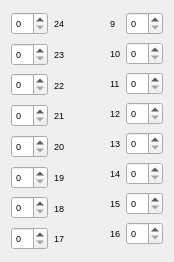
  <widget class="QWidget" name="layoutWidget">
   <property name="geometry">
    <rect>
     <x>360</x>
     <y>410</y>
     <width>164</width>
     <height>262</height>
    </rect>
   </property>
   <property name="font">
    <font>
     <pointsize>7</pointsize>
    </font>
   </property>
   <layout class="QHBoxLayout" name="horizontalLayout_37">
    <item>
     <layout class="QVBoxLayout" name="verticalLayout_9">
      <item>
       <layout class="QHBoxLayout" name="horizontalLayout_2">
        <item>
         <widget class="QSpinBox" name="sp24">
          <property name="font">
           <font>
            <pointsize>7</pointsize>
           </font>
          </property>
         </widget>
        </item>
        <item>
         <widget class="QLabel" name="label_25">
          <property name="font">
           <font>
            <pointsize>7</pointsize>
           </font>
          </property>
          <property name="text">
           <string>24</string>
          </property>
         </widget>
        </item>
       </layout>
      </item>
      <item>
       <layout class="QHBoxLayout" name="horizontalLayout_3">
        <item>
         <widget class="QSpinBox" name="sp23">
          <property name="font">
           <font>
            <pointsize>7</pointsize>
           </font>
          </property>
         </widget>
        </item>
        <item>
         <widget class="QLabel" name="label_26">
          <property name="font">
           <font>
            <pointsize>7</pointsize>
           </font>
          </property>
          <property name="text">
           <string>23</string>
          </property>
         </widget>
        </item>
       </layout>
      </item>
      <item>
       <layout class="QHBoxLayout" name="horizontalLayout_4">
        <item>
         <widget class="QSpinBox" name="sp22">
          <property name="font">
           <font>
            <pointsize>7</pointsize>
           </font>
          </property>
         </widget>
        </item>
        <item>
         <widget class="QLabel" name="label_27">
          <property name="font">
           <font>
            <pointsize>7</pointsize>
           </font>
          </property>
          <property name="text">
           <string>22</string>
          </property>
         </widget>
        </item>
       </layout>
      </item>
      <item>
       <layout class="QHBoxLayout" name="horizontalLayout_5">
        <item>
         <widget class="QSpinBox" name="sp21">
          <property name="font">
           <font>
            <pointsize>7</pointsize>
           </font>
          </property>
         </widget>
        </item>
        <item>
         <widget class="QLabel" name="label_28">
          <property name="font">
           <font>
            <pointsize>7</pointsize>
           </font>
          </property>
          <property name="text">
           <string>21</string>
          </property>
         </widget>
        </item>
       </layout>
      </item>
      <item>
       <layout class="QHBoxLayout" name="horizontalLayout_6">
        <item>
         <widget class="QSpinBox" name="sp20">
          <property name="font">
           <font>
            <pointsize>7</pointsize>
           </font>
          </property>
         </widget>
        </item>
        <item>
         <widget class="QLabel" name="label_29">
          <property name="font">
           <font>
            <pointsize>7</pointsize>
           </font>
          </property>
          <property name="text">
           <string>20</string>
          </property>
         </widget>
        </item>
       </layout>
      </item>
      <item>
       <layout class="QHBoxLayout" name="horizontalLayout_7">
        <item>
         <widget class="QSpinBox" name="sp19">
          <property name="font">
           <font>
            <pointsize>7</pointsize>
           </font>
          </property>
         </widget>
        </item>
        <item>
         <widget class="QLabel" name="label_30">
          <property name="font">
           <font>
            <pointsize>7</pointsize>
           </font>
          </property>
          <property name="text">
           <string>19</string>
          </property>
         </widget>
        </item>
       </layout>
      </item>
      <item>
       <layout class="QHBoxLayout" name="horizontalLayout_8">
        <item>
         <widget class="QSpinBox" name="sp18">
          <property name="font">
           <font>
            <pointsize>7</pointsize>
           </font>
          </property>
         </widget>
        </item>
        <item>
         <widget class="QLabel" name="label_31">
          <property name="font">
           <font>
            <pointsize>7</pointsize>
           </font>
          </property>
          <property name="text">
           <string>18</string>
          </property>
         </widget>
        </item>
       </layout>
      </item>
      <item>
       <layout class="QHBoxLayout" name="horizontalLayout_25">
        <item>
         <widget class="QSpinBox" name="sp17">
          <property name="font">
           <font>
            <pointsize>7</pointsize>
           </font>
          </property>
         </widget>
        </item>
        <item>
         <widget class="QLabel" name="label_32">
          <property name="font">
           <font>
            <pointsize>7</pointsize>
           </font>
          </property>
          <property name="text">
           <string>17</string>
          </property>
         </widget>
        </item>
       </layout>
      </item>
     </layout>
    </item>
    <item>
     <spacer name="horizontalSpacer">
      <property name="font">
       <font>
        <pointsize>7</pointsize>
       </font>
      </property>
      <property name="orientation">
       <enum>Qt::Horizontal</enum>
      </property>
      <property name="sizeType">
       <enum>QSizePolicy::Fixed</enum>
      </property>
      <property name="sizeHint" stdset="0">
       <size>
        <width>40</width>
        <height>20</height>
       </size>
      </property>
     </spacer>
    </item>
    <item>
     <layout class="QVBoxLayout" name="verticalLayout_10">
      <item>
       <layout class="QHBoxLayout" name="horizontalLayout_34">
        <item>
         <widget class="QLabel" name="label_41">
          <property name="font">
           <font>
            <pointsize>7</pointsize>
           </font>
          </property>
          <property name="text">
           <string>9</string>
          </property>
         </widget>
        </item>
        <item>
         <widget class="QSpinBox" name="sp9">
          <property name="font">
           <font>
            <pointsize>7</pointsize>
           </font>
          </property>
         </widget>
        </item>
       </layout>
      </item>
      <item>
       <layout class="QHBoxLayout" name="horizontalLayout_32">
        <item>
         <widget class="QLabel" name="label_39">
          <property name="font">
           <font>
            <pointsize>7</pointsize>
           </font>
          </property>
          <property name="text">
           <string>10</string>
          </property>
         </widget>
        </item>
        <item>
         <widget class="QSpinBox" name="sp10">
          <property name="font">
           <font>
            <pointsize>7</pointsize>
           </font>
          </property>
         </widget>
        </item>
       </layout>
      </item>
      <item>
       <layout class="QHBoxLayout" name="horizontalLayout_31">
        <item>
         <widget class="QLabel" name="label_38">
          <property name="font">
           <font>
            <pointsize>7</pointsize>
           </font>
          </property>
          <property name="text">
           <string>11</string>
          </property>
         </widget>
        </item>
        <item>
         <widget class="QSpinBox" name="sp11">
          <property name="font">
           <font>
            <pointsize>7</pointsize>
           </font>
          </property>
         </widget>
        </item>
       </layout>
      </item>
      <item>
       <layout class="QHBoxLayout" name="horizontalLayout_30">
        <item>
         <widget class="QLabel" name="label_37">
          <property name="font">
           <font>
            <pointsize>7</pointsize>
           </font>
          </property>
          <property name="text">
           <string>12</string>
          </property>
         </widget>
        </item>
        <item>
         <widget class="QSpinBox" name="sp12">
          <property name="font">
           <font>
            <pointsize>7</pointsize>
           </font>
          </property>
         </widget>
        </item>
       </layout>
      </item>
      <item>
       <layout class="QHBoxLayout" name="horizontalLayout_29">
        <item>
         <widget class="QLabel" name="label_36">
          <property name="font">
           <font>
            <pointsize>7</pointsize>
           </font>
          </property>
          <property name="text">
           <string>13</string>
          </property>
         </widget>
        </item>
        <item>
         <widget class="QSpinBox" name="sp13">
          <property name="font">
           <font>
            <pointsize>7</pointsize>
           </font>
          </property>
         </widget>
        </item>
       </layout>
      </item>
      <item>
       <layout class="QHBoxLayout" name="horizontalLayout_28">
        <item>
         <widget class="QLabel" name="label_35">
          <property name="font">
           <font>
            <pointsize>7</pointsize>
           </font>
          </property>
          <property name="text">
           <string>14</string>
          </property>
         </widget>
        </item>
        <item>
         <widget class="QSpinBox" name="sp14">
          <property name="font">
           <font>
            <pointsize>7</pointsize>
           </font>
          </property>
         </widget>
        </item>
       </layout>
      </item>
      <item>
       <layout class="QHBoxLayout" name="horizontalLayout_27">
        <item>
         <widget class="QLabel" name="label_34">
          <property name="font">
           <font>
            <pointsize>7</pointsize>
           </font>
          </property>
          <property name="text">
           <string>15</string>
          </property>
         </widget>
        </item>
        <item>
         <widget class="QSpinBox" name="sp15">
          <property name="font">
           <font>
            <pointsize>7</pointsize>
           </font>
          </property>
         </widget>
        </item>
       </layout>
      </item>
      <item>
       <layout class="QHBoxLayout" name="horizontalLayout_26">
        <item>
         <widget class="QLabel" name="label_33">
          <property name="font">
           <font>
            <pointsize>7</pointsize>
           </font>
          </property>
          <property name="text">
           <string>16</string>
          </property>
         </widget>
        </item>
        <item>
         <widget class="QSpinBox" name="sp16">
          <property name="font">
           <font>
            <pointsize>7</pointsize>
           </font>
          </property>
         </widget>
        </item>
       </layout>
      </item>
     </layout>
    </item>
   </layout>
  </widget>
